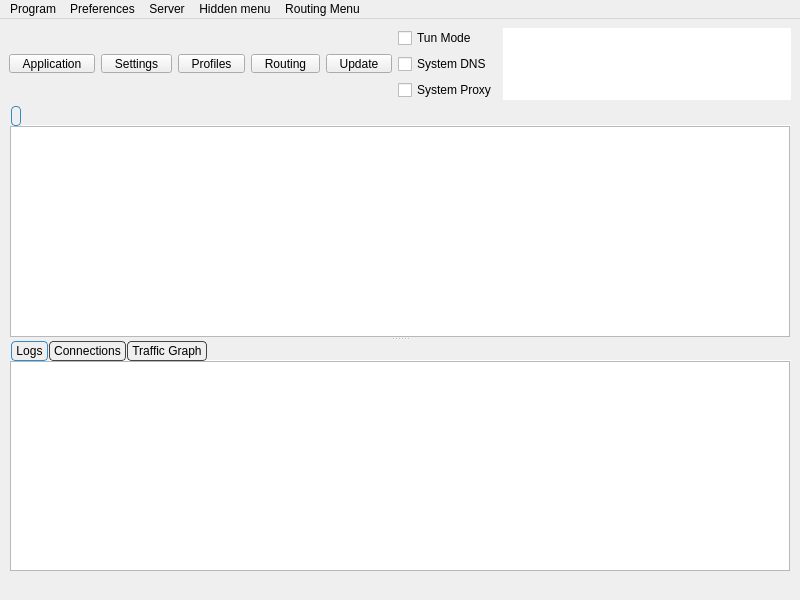
<?xml version="1.0" encoding="UTF-8"?>
<ui version="4.0">
 <class>MainWindow</class>
 <widget class="QMainWindow" name="MainWindow">
  <property name="geometry">
   <rect>
    <x>0</x>
    <y>0</y>
    <width>800</width>
    <height>600</height>
   </rect>
  </property>
  <property name="minimumSize">
   <size>
    <width>800</width>
    <height>600</height>
   </size>
  </property>
  <property name="windowTitle">
   <string notr="true">Throne SNI</string>
  </property>
  <widget class="QWidget" name="centralwidget">
   <layout class="QVBoxLayout" name="verticalLayout_3" stretch="0,0,0">
    <item>
     <layout class="QHBoxLayout" name="horizontalLayout_2">
      <item>
       <widget class="QToolButton" name="toolButton_program">
        <property name="minimumSize">
         <size>
          <width>0</width>
          <height>0</height>
         </size>
        </property>
        <property name="styleSheet">
         <string notr="true">QToolButton {
    padding-left: 8px;
    padding-right: 8px;
}

QToolButton::menu-indicator {
    subcontrol-origin: border;
    subcontrol-position: bottom right;
    right: 2px;
    bottom: 3px;
}</string>
        </property>
        <property name="text">
         <string>Application</string>
        </property>
        <property name="icon">
         <iconset theme="b-system-run"/>
        </property>
        <property name="iconSize">
         <size>
          <width>24</width>
          <height>24</height>
         </size>
        </property>
        <property name="popupMode">
         <enum>QToolButton::ToolButtonPopupMode::InstantPopup</enum>
        </property>
        <property name="toolButtonStyle">
         <enum>Qt::ToolButtonStyle::ToolButtonTextUnderIcon</enum>
        </property>
       </widget>
      </item>
      <item>
       <widget class="QToolButton" name="toolButton_preferences">
        <property name="minimumSize">
         <size>
          <width>0</width>
          <height>0</height>
         </size>
        </property>
        <property name="styleSheet">
         <string notr="true">QToolButton {
    padding-left: 8px;
    padding-right: 8px;
}

QToolButton::menu-indicator {
    subcontrol-origin: border;
    subcontrol-position: bottom right;
    right: 2px;
    bottom: 3px;
}</string>
        </property>
        <property name="text">
         <string>Settings</string>
        </property>
        <property name="icon">
         <iconset theme="b-preferences"/>
        </property>
        <property name="iconSize">
         <size>
          <width>24</width>
          <height>24</height>
         </size>
        </property>
        <property name="popupMode">
         <enum>QToolButton::ToolButtonPopupMode::InstantPopup</enum>
        </property>
        <property name="toolButtonStyle">
         <enum>Qt::ToolButtonStyle::ToolButtonTextUnderIcon</enum>
        </property>
       </widget>
      </item>
      <item>
       <widget class="QToolButton" name="toolButton_server">
        <property name="minimumSize">
         <size>
          <width>0</width>
          <height>0</height>
         </size>
        </property>
        <property name="styleSheet">
         <string notr="true">QToolButton {
    padding-left: 8px;
    padding-right: 8px;
}

QToolButton::menu-indicator {
    subcontrol-origin: border;
    subcontrol-position: bottom right;
    right: 2px;
    bottom: 3px;
}</string>
        </property>
        <property name="text">
         <string>Profiles</string>
        </property>
        <property name="icon">
         <iconset theme="b-network-server"/>
        </property>
        <property name="iconSize">
         <size>
          <width>24</width>
          <height>24</height>
         </size>
        </property>
        <property name="popupMode">
         <enum>QToolButton::ToolButtonPopupMode::InstantPopup</enum>
        </property>
        <property name="toolButtonStyle">
         <enum>Qt::ToolButtonStyle::ToolButtonTextUnderIcon</enum>
        </property>
       </widget>
      </item>
      <item>
       <widget class="QToolButton" name="toolButton_routing">
        <property name="minimumSize">
         <size>
          <width>0</width>
          <height>0</height>
         </size>
        </property>
        <property name="styleSheet">
         <string notr="true">QToolButton {
    padding-left: 8px;
    padding-right: 8px;
}

QToolButton::menu-indicator {
    subcontrol-origin: border;
    subcontrol-position: bottom right;
    right: 2px;
    bottom: 3px;
}</string>
        </property>
        <property name="text">
         <string>Routing</string>
        </property>
        <property name="icon">
         <iconset theme="b-network-routing"/>
        </property>
        <property name="iconSize">
         <size>
          <width>24</width>
          <height>24</height>
         </size>
        </property>
        <property name="popupMode">
         <enum>QToolButton::ToolButtonPopupMode::InstantPopup</enum>
        </property>
        <property name="toolButtonStyle">
         <enum>Qt::ToolButtonStyle::ToolButtonTextUnderIcon</enum>
        </property>
       </widget>
      </item>
      <item>
       <widget class="QToolButton" name="toolButton_update">
        <property name="minimumSize">
         <size>
          <width>0</width>
          <height>0</height>
         </size>
        </property>
        <property name="styleSheet">
         <string notr="true">QToolButton {
    padding-left: 8px;
    padding-right: 8px;
}

QToolButton::menu-indicator {
    subcontrol-origin: border;
    subcontrol-position: bottom right;
    right: 2px;
    bottom: 3px;
}</string>
        </property>
        <property name="text">
         <string>Update</string>
        </property>
        <property name="icon">
         <iconset theme="b-system-software-update"/>
        </property>
        <property name="iconSize">
         <size>
          <width>24</width>
          <height>24</height>
         </size>
        </property>
        <property name="popupMode">
         <enum>QToolButton::ToolButtonPopupMode::InstantPopup</enum>
        </property>
        <property name="toolButtonStyle">
         <enum>Qt::ToolButtonStyle::ToolButtonTextUnderIcon</enum>
        </property>
       </widget>
      </item>
      <item>
       <layout class="QVBoxLayout" name="verticalLayout_4">
        <item>
         <widget class="QCheckBox" name="checkBox_VPN">
          <property name="sizePolicy">
           <sizepolicy hsizetype="Minimum" vsizetype="Minimum">
            <horstretch>0</horstretch>
            <verstretch>0</verstretch>
           </sizepolicy>
          </property>
          <property name="text">
           <string>Tun Mode</string>
          </property>
         </widget>
        </item>
        <item>
         <widget class="QCheckBox" name="system_dns">
          <property name="text">
           <string>System DNS</string>
          </property>
         </widget>
        </item>
        <item>
         <widget class="QCheckBox" name="checkBox_SystemProxy">
          <property name="text">
           <string>System Proxy</string>
          </property>
         </widget>
        </item>
       </layout>
      </item>
      <item>
       <widget class="QTextBrowser" name="data_view">
        <property name="enabled">
         <bool>true</bool>
        </property>
        <property name="sizePolicy">
         <sizepolicy hsizetype="Expanding" vsizetype="Ignored">
          <horstretch>0</horstretch>
          <verstretch>0</verstretch>
         </sizepolicy>
        </property>
        <property name="minimumSize">
         <size>
          <width>0</width>
          <height>65</height>
         </size>
        </property>
        <property name="mouseTracking">
         <bool>false</bool>
        </property>
        <property name="focusPolicy">
         <enum>Qt::FocusPolicy::NoFocus</enum>
        </property>
        <property name="contextMenuPolicy">
         <enum>Qt::ContextMenuPolicy::NoContextMenu</enum>
        </property>
        <property name="acceptDrops">
         <bool>false</bool>
        </property>
        <property name="frameShape">
         <enum>QFrame::Shape::NoFrame</enum>
        </property>
        <property name="frameShadow">
         <enum>QFrame::Shadow::Sunken</enum>
        </property>
        <property name="verticalScrollBarPolicy">
         <enum>Qt::ScrollBarPolicy::ScrollBarAlwaysOff</enum>
        </property>
        <property name="horizontalScrollBarPolicy">
         <enum>Qt::ScrollBarPolicy::ScrollBarAlwaysOff</enum>
        </property>
        <property name="textInteractionFlags">
         <set>Qt::TextInteractionFlag::LinksAccessibleByKeyboard|Qt::TextInteractionFlag::LinksAccessibleByMouse</set>
        </property>
       </widget>
      </item>
     </layout>
    </item>
    <item>
     <widget class="QSplitter" name="splitter">
      <property name="orientation">
       <enum>Qt::Orientation::Vertical</enum>
      </property>
      <widget class="QTabWidget" name="tabWidget">
       <property name="styleSheet">
        <string notr="true">QTabWidget::tab-bar {
    left: 2px;
}

QTabBar {
    background: transparent;
    qproperty-drawBase: 0;
}

QTabBar::tab {
    border: 1px solid #444444;

    border-radius: 4px;
    padding: 2px 4px;
    margin-right: 1px;
}

QTabBar::tab:selected {
    border: 1px solid palette(highlight);
}

QTabBar::tab:!selected {
    border: 1px solid #444444;
}

QTabBar::tab:hover:!selected {
    border: 1px solid #444444;
}</string>
       </property>
       <property name="currentIndex">
        <number>0</number>
       </property>
       <property name="documentMode">
        <bool>true</bool>
       </property>
       <property name="movable">
        <bool>true</bool>
       </property>
       <widget class="QWidget" name="widget1">
        <attribute name="title">
         <string/>
        </attribute>
        <layout class="QGridLayout" name="gridLayout_2">
         <property name="leftMargin">
          <number>1</number>
         </property>
         <property name="topMargin">
          <number>0</number>
         </property>
         <property name="rightMargin">
          <number>1</number>
         </property>
         <property name="bottomMargin">
          <number>0</number>
         </property>
         <property name="spacing">
          <number>0</number>
         </property>
         <item row="0" column="0">
          <widget class="ProfilesTableView" name="profilesTableView">
           <property name="contextMenuPolicy">
            <enum>Qt::ContextMenuPolicy::CustomContextMenu</enum>
           </property>
           <property name="editTriggers">
            <set>QAbstractItemView::EditTrigger::NoEditTriggers</set>
           </property>
           <property name="alternatingRowColors">
            <bool>true</bool>
           </property>
           <property name="selectionBehavior">
            <enum>QAbstractItemView::SelectionBehavior::SelectRows</enum>
           </property>
           <property name="horizontalScrollMode">
            <enum>QAbstractItemView::ScrollMode::ScrollPerPixel</enum>
           </property>
           <property name="wordWrap">
            <bool>false</bool>
           </property>
           <attribute name="horizontalHeaderMinimumSectionSize">
            <number>16</number>
           </attribute>
           <attribute name="horizontalHeaderHighlightSections">
            <bool>false</bool>
           </attribute>
           <attribute name="horizontalHeaderShowSortIndicator" stdset="0">
            <bool>false</bool>
           </attribute>
           <attribute name="verticalHeaderDefaultSectionSize">
            <number>30</number>
           </attribute>
          </widget>
         </item>
        </layout>
       </widget>
      </widget>
      <widget class="QWidget" name="aaaaaaaaaaaaaaaaaa">
       <layout class="QVBoxLayout" name="aaaaaaaaaaaa" stretch="0">
        <item>
         <widget class="QWidget" name="down_tab" native="true">
          <layout class="QVBoxLayout" name="verticalLayout">
           <property name="spacing">
            <number>0</number>
           </property>
           <property name="leftMargin">
            <number>0</number>
           </property>
           <property name="topMargin">
            <number>0</number>
           </property>
           <property name="rightMargin">
            <number>0</number>
           </property>
           <property name="bottomMargin">
            <number>0</number>
           </property>
           <item>
            <widget class="QTabWidget" name="stats_widget">
             <property name="autoFillBackground">
              <bool>true</bool>
             </property>
             <property name="styleSheet">
              <string notr="true">QTabWidget::tab-bar {
    left: 2px;
}

QTabBar {
    background: transparent;
    qproperty-drawBase: 0;
}

QTabBar::tab {
    border: 1px solid #444444;

    border-radius: 4px;
    padding: 2px 4px;
    margin-right: 1px;
}

QTabBar::tab:selected {
    border: 1px solid palette(highlight);
}

QTabBar::tab:!selected {
    border: 1px solid #444444;
}

QTabBar::tab:hover:!selected {
    border: 1px solid #444444;
}</string>
             </property>
             <property name="tabPosition">
              <enum>QTabWidget::TabPosition::North</enum>
             </property>
             <property name="tabShape">
              <enum>QTabWidget::TabShape::Rounded</enum>
             </property>
             <property name="currentIndex">
              <number>0</number>
             </property>
             <property name="elideMode">
              <enum>Qt::TextElideMode::ElideNone</enum>
             </property>
             <property name="usesScrollButtons">
              <bool>true</bool>
             </property>
             <property name="documentMode">
              <bool>true</bool>
             </property>
             <property name="tabsClosable">
              <bool>false</bool>
             </property>
             <property name="movable">
              <bool>true</bool>
             </property>
             <property name="tabBarAutoHide">
              <bool>false</bool>
             </property>
             <widget class="QWidget" name="Logs">
              <property name="enabled">
               <bool>true</bool>
              </property>
              <attribute name="title">
               <string>Logs</string>
              </attribute>
              <layout class="QHBoxLayout" name="horizontalLayout_3" stretch="0">
               <property name="spacing">
                <number>0</number>
               </property>
               <property name="sizeConstraint">
                <enum>QLayout::SizeConstraint::SetDefaultConstraint</enum>
               </property>
               <property name="leftMargin">
                <number>1</number>
               </property>
               <property name="topMargin">
                <number>0</number>
               </property>
               <property name="rightMargin">
                <number>1</number>
               </property>
               <property name="bottomMargin">
                <number>0</number>
               </property>
               <item>
                <widget class="QTextBrowser" name="masterLogBrowser">
                 <property name="contextMenuPolicy">
                  <enum>Qt::ContextMenuPolicy::CustomContextMenu</enum>
                 </property>
                 <property name="openLinks">
                  <bool>false</bool>
                 </property>
                </widget>
               </item>
              </layout>
             </widget>
             <widget class="QWidget" name="connections_tab">
              <attribute name="title">
               <string>Connections</string>
              </attribute>
              <layout class="QHBoxLayout" name="horizontalLayout_4">
               <property name="spacing">
                <number>0</number>
               </property>
               <property name="sizeConstraint">
                <enum>QLayout::SizeConstraint::SetDefaultConstraint</enum>
               </property>
               <property name="leftMargin">
                <number>1</number>
               </property>
               <property name="topMargin">
                <number>0</number>
               </property>
               <property name="rightMargin">
                <number>1</number>
               </property>
               <property name="bottomMargin">
                <number>0</number>
               </property>
               <item>
                <widget class="QTableWidget" name="connections">
                 <property name="autoFillBackground">
                  <bool>false</bool>
                 </property>
                 <column>
                  <property name="text">
                   <string>Destination (Domain)</string>
                  </property>
                  <property name="toolTip">
                   <string>Click To Disable Sorting</string>
                  </property>
                 </column>
                 <column>
                  <property name="text">
                   <string>Process</string>
                  </property>
                  <property name="toolTip">
                   <string>Click To Sort By Process</string>
                  </property>
                 </column>
                 <column>
                  <property name="text">
                   <string>Protocol</string>
                  </property>
                  <property name="toolTip">
                   <string>Click To Sort By Protocol</string>
                  </property>
                 </column>
                 <column>
                  <property name="text">
                   <string>Outbound</string>
                  </property>
                  <property name="toolTip">
                   <string>Click To Sort By Outbound</string>
                  </property>
                 </column>
                 <column>
                  <property name="text">
                   <string>Traffic</string>
                  </property>
                  <property name="toolTip">
                   <string>Click To Toggle sort by Traffic</string>
                  </property>
                 </column>
                </widget>
               </item>
              </layout>
             </widget>
             <widget class="QWidget" name="graph_tab">
              <attribute name="title">
               <string>Traffic Graph</string>
              </attribute>
              <layout class="QHBoxLayout" name="horizontalLayout_6">
               <property name="spacing">
                <number>0</number>
               </property>
               <property name="sizeConstraint">
                <enum>QLayout::SizeConstraint::SetDefaultConstraint</enum>
               </property>
               <property name="leftMargin">
                <number>1</number>
               </property>
               <property name="topMargin">
                <number>0</number>
               </property>
               <property name="rightMargin">
                <number>1</number>
               </property>
               <property name="bottomMargin">
                <number>0</number>
               </property>
              </layout>
             </widget>
            </widget>
           </item>
          </layout>
         </widget>
        </item>
       </layout>
      </widget>
     </widget>
    </item>
    <item>
     <layout class="QHBoxLayout" name="horizontalLayout">
      <item>
       <widget class="QLabel" name="label_running">
        <property name="text">
         <string/>
        </property>
       </widget>
      </item>
      <item>
       <widget class="QLabel" name="label_inbound">
        <property name="text">
         <string/>
        </property>
        <property name="alignment">
         <set>Qt::AlignmentFlag::AlignLeading|Qt::AlignmentFlag::AlignLeft|Qt::AlignmentFlag::AlignVCenter</set>
        </property>
       </widget>
      </item>
      <item>
       <widget class="QLabel" name="label_speed">
        <property name="text">
         <string/>
        </property>
        <property name="alignment">
         <set>Qt::AlignmentFlag::AlignLeading|Qt::AlignmentFlag::AlignLeft|Qt::AlignmentFlag::AlignVCenter</set>
        </property>
       </widget>
      </item>
     </layout>
    </item>
   </layout>
  </widget>
  <widget class="QMenuBar" name="menubar">
   <property name="geometry">
    <rect>
     <x>0</x>
     <y>0</y>
     <width>800</width>
     <height>25</height>
    </rect>
   </property>
   <widget class="QMenu" name="menu_program">
    <property name="title">
     <string>Program</string>
    </property>
    <widget class="QMenu" name="menu_spmode">
     <property name="title">
      <string>System Proxy</string>
     </property>
     <addaction name="menu_spmode_system_proxy"/>
     <addaction name="menu_spmode_vpn"/>
     <addaction name="menu_spmode_disabled"/>
    </widget>
    <addaction name="actionHide_window"/>
    <addaction name="separator"/>
    <addaction name="menu_add_from_clipboard2"/>
    <addaction name="actionAdd_profile_from_File"/>
    <addaction name="menu_scan_qr"/>
    <addaction name="separator"/>
    <addaction name="actionStart_with_system"/>
    <addaction name="actionRemember_last_proxy"/>
    <addaction name="actionAllow_LAN"/>
    <addaction name="menu_spmode"/>
    <addaction name="separator"/>
    <addaction name="actionRestart_Proxy"/>
    <addaction name="actionRestart_Program"/>
    <addaction name="menu_exit"/>
   </widget>
   <widget class="QMenu" name="menu_preferences">
    <property name="title">
     <string>Preferences</string>
    </property>
    <addaction name="menu_manage_groups"/>
    <addaction name="menu_basic_settings"/>
    <addaction name="menu_routing_settings"/>
    <addaction name="menu_vpn_settings"/>
    <addaction name="menu_hotkey_settings"/>
    <addaction name="menu_open_config_folder"/>
   </widget>
   <widget class="QMenu" name="menu_server">
    <property name="title">
     <string>Server</string>
    </property>
    <widget class="QMenu" name="menu_share_item">
     <property name="title">
      <string>Share</string>
     </property>
     <addaction name="menu_qr"/>
     <addaction name="menu_export_config"/>
     <addaction name="actionExport_Xray_config"/>
     <addaction name="separator"/>
     <addaction name="menu_copy_links"/>
     <addaction name="menu_copy_links_nkr"/>
     <addaction name="actionCopy_Test_Result"/>
    </widget>
    <addaction name="menu_add_from_input"/>
    <addaction name="menu_add_from_clipboard"/>
    <addaction name="separator"/>
    <addaction name="menu_start"/>
    <addaction name="menu_connect_snispoof"/>
    <addaction name="menu_stop"/>
    <addaction name="separator"/>
    <addaction name="menu_select_all"/>
    <addaction name="menu_clone"/>
    <addaction name="menu_reset_traffic"/>
    <addaction name="menu_delete"/>
    <addaction name="menu_share_item"/>
    <addaction name="separator"/>
    <addaction name="actionUrl_Test_Selected"/>
    <addaction name="menu_resolve_selected"/>
    <addaction name="actionClear_Test_Result"/>
    <addaction name="actionSpeedtest_Current"/>
    <addaction name="actionSpeedtest_Selected"/>
    <addaction name="actionResolve_Selected_Out_IP"/>
   </widget>
   <widget class="QMenu" name="menuHidden_menu">
    <property name="title">
     <string>Hidden menu</string>
    </property>
    <addaction name="menu_update_subscription"/>
    <addaction name="menu_resolve_domain"/>
    <addaction name="menu_remove_invalid"/>
    <addaction name="actionUrl_Test_Group"/>
    <addaction name="menu_remove_unavailable"/>
    <addaction name="menu_clear_test_result"/>
    <addaction name="menu_delete_repeat"/>
    <addaction name="actionSpeedtest_Group"/>
    <addaction name="actionResolve_Out_IP"/>
    <addaction name="actionRefresh_Column_Widths"/>
   </widget>
   <widget class="QMenu" name="menuRouting_Menu">
    <property name="title">
     <string>Routing Menu</string>
    </property>
   </widget>
   <addaction name="menu_program"/>
   <addaction name="menu_preferences"/>
   <addaction name="menu_server"/>
   <addaction name="menuHidden_menu"/>
   <addaction name="menuRouting_Menu"/>
  </widget>
  <action name="menu_exit">
   <property name="text">
    <string>Exit</string>
   </property>
  </action>
  <action name="actionShow_window">
   <property name="text">
    <string>Show Window</string>
   </property>
  </action>
  <action name="menu_basic_settings">
   <property name="text">
    <string>Basic Settings</string>
   </property>
  </action>
  <action name="menu_add_from_input">
   <property name="text">
    <string>New profile</string>
   </property>
   <property name="shortcut">
    <string notr="true">Ctrl+N</string>
   </property>
  </action>
  <action name="menu_manage_groups">
   <property name="text">
    <string>Groups</string>
   </property>
  </action>
  <action name="menu_start">
   <property name="text">
    <string>Start</string>
   </property>
   <property name="shortcut">
    <string notr="true">Return</string>
   </property>
  </action>
  <action name="menu_stop">
   <property name="text">
    <string>Stop</string>
   </property>
   <property name="shortcut">
    <string notr="true">Ctrl+S</string>
   </property>
  </action>
  <action name="menu_connect_snispoof">
   <property name="text">
    <string>Connect via SNI Spoof</string>
   </property>
  </action>
  <action name="menu_routing_settings">
   <property name="text">
    <string>Routing Settings</string>
   </property>
  </action>
  <action name="menu_add_from_clipboard">
   <property name="text">
    <string>Add profile from clipboard</string>
   </property>
   <property name="shortcut">
    <string notr="true">Ctrl+V</string>
   </property>
  </action>
  <action name="menu_delete">
   <property name="text">
    <string>Delete</string>
   </property>
   <property name="shortcut">
    <string notr="true">Del</string>
   </property>
  </action>
  <action name="menu_add_from_clipboard2">
   <property name="text">
    <string>Add profile from clipboard</string>
   </property>
  </action>
  <action name="menu_profile_debug_info">
   <property name="text">
    <string>Debug Info</string>
   </property>
  </action>
  <action name="menu_qr">
   <property name="text">
    <string>QR Code and link</string>
   </property>
   <property name="shortcut">
    <string notr="true">Ctrl+Q</string>
   </property>
  </action>
  <action name="menu_copy_link">
   <property name="text">
    <string>Copy Link</string>
   </property>
  </action>
  <action name="menu_tcp_ping">
   <property name="text">
    <string notr="true">Tcp Ping</string>
   </property>
   <property name="shortcut">
    <string notr="true">Ctrl+Shift+T</string>
   </property>
  </action>
  <action name="menu_url_test">
   <property name="text">
    <string notr="true">Url Test</string>
   </property>
   <property name="shortcut">
    <string notr="true">Ctrl+Shift+U</string>
   </property>
  </action>
  <action name="menu_clear_test_result">
   <property name="text">
    <string>Clear Test Result</string>
   </property>
   <property name="shortcut">
    <string notr="true">Ctrl+Shift+C</string>
   </property>
  </action>
  <action name="menu_export_config">
   <property name="text">
    <string>Export Sing-box config</string>
   </property>
   <property name="shortcut">
    <string notr="true">Ctrl+E</string>
   </property>
  </action>
  <action name="menu_reset_traffic">
   <property name="text">
    <string>Reset Traffic</string>
   </property>
   <property name="shortcut">
    <string notr="true">Ctrl+R</string>
   </property>
  </action>
  <action name="menu_scan_qr">
   <property name="text">
    <string>Scan QR Code</string>
   </property>
   <property name="shortcut">
    <string notr="true">Ctrl+Shift+Q</string>
   </property>
  </action>
  <action name="menu_spmode_system_proxy">
   <property name="checkable">
    <bool>true</bool>
   </property>
   <property name="text">
    <string>Enable System Proxy</string>
   </property>
  </action>
  <action name="menu_spmode_disabled">
   <property name="checkable">
    <bool>true</bool>
   </property>
   <property name="text">
    <string>Disable</string>
   </property>
  </action>
  <action name="menu_delete_repeat">
   <property name="text">
    <string>Remove Duplicates</string>
   </property>
   <property name="shortcut">
    <string notr="true">Ctrl+Shift+D</string>
   </property>
  </action>
  <action name="actionfake">
   <property name="text">
    <string>fake</string>
   </property>
   <property name="visible">
    <bool>false</bool>
   </property>
  </action>
  <action name="menu_move">
   <property name="text">
    <string>Move</string>
   </property>
   <property name="shortcut">
    <string notr="true">Ctrl+M</string>
   </property>
  </action>
  <action name="actionStart_with_system">
   <property name="checkable">
    <bool>true</bool>
   </property>
   <property name="text">
    <string>Start with system</string>
   </property>
  </action>
  <action name="actionRemember_last_proxy">
   <property name="checkable">
    <bool>true</bool>
   </property>
   <property name="text">
    <string>Remember last profile</string>
   </property>
  </action>
  <action name="actionAllow_LAN">
   <property name="checkable">
    <bool>true</bool>
   </property>
   <property name="text">
    <string>Allow other devices to connect</string>
   </property>
  </action>
  <action name="menu_remove_unavailable">
   <property name="text">
    <string>Remove Unavailable</string>
   </property>
   <property name="shortcut">
    <string notr="true">Ctrl+Shift+R</string>
   </property>
  </action>
  <action name="menu_full_test">
   <property name="text">
    <string>Full Test</string>
   </property>
   <property name="shortcut">
    <string notr="true">Ctrl+Shift+F</string>
   </property>
  </action>
  <action name="menu_hotkey_settings">
   <property name="text">
    <string>Hotkey Settings</string>
   </property>
  </action>
  <action name="menu_select_all">
   <property name="text">
    <string>Select All</string>
   </property>
   <property name="shortcut">
    <string notr="true">Ctrl+A</string>
   </property>
  </action>
  <action name="menu_copy_links_nkr">
   <property name="text">
    <string>Copy links of selected (Json Links)</string>
   </property>
   <property name="shortcut">
    <string notr="true">Ctrl+Alt+C</string>
   </property>
  </action>
  <action name="actionfake_2">
   <property name="text">
    <string>fake</string>
   </property>
   <property name="visible">
    <bool>false</bool>
   </property>
  </action>
  <action name="actionfake_3">
   <property name="text">
    <string>fake</string>
   </property>
   <property name="visible">
    <bool>false</bool>
   </property>
  </action>
  <action name="menu_copy_links">
   <property name="text">
    <string>Copy links of selected</string>
   </property>
   <property name="shortcut">
    <string notr="true">Ctrl+C</string>
   </property>
  </action>
  <action name="menu_spmode_vpn">
   <property name="checkable">
    <bool>true</bool>
   </property>
   <property name="text">
    <string>Enable Tun</string>
   </property>
  </action>
  <action name="menu_clone">
   <property name="text">
    <string>Clone</string>
   </property>
   <property name="shortcut">
    <string notr="true">Ctrl+D</string>
   </property>
  </action>
  <action name="menu_update_subscription">
   <property name="text">
    <string>Update subscription</string>
   </property>
   <property name="shortcut">
    <string notr="true">Ctrl+U</string>
   </property>
   <property name="visible">
    <bool>true</bool>
   </property>
  </action>
  <action name="menu_resolve_domain">
   <property name="text">
    <string>Resolve domain</string>
   </property>
   <property name="shortcut">
    <string notr="true">Ctrl+Shift+I</string>
   </property>
  </action>
  <action name="menu_vpn_settings">
   <property name="text">
    <string>Tun Settings</string>
   </property>
  </action>
  <action name="actionRestart_Program">
   <property name="text">
    <string>Restart Program</string>
   </property>
  </action>
  <action name="menu_open_config_folder">
   <property name="text">
    <string>Open Config Folder</string>
   </property>
  </action>
  <action name="actionfake_4">
   <property name="text">
    <string notr="true">fake</string>
   </property>
   <property name="visible">
    <bool>false</bool>
   </property>
  </action>
  <action name="actionfake_5">
   <property name="text">
    <string notr="true">fake</string>
   </property>
   <property name="visible">
    <bool>false</bool>
   </property>
  </action>
  <action name="actionRestart_Proxy">
   <property name="text">
    <string>Restart Core</string>
   </property>
  </action>
  <action name="menu_stop_testing">
   <property name="text">
    <string>Stop Testing</string>
   </property>
   <property name="shortcut">
    <string notr="true">Ctrl+.</string>
   </property>
  </action>
  <action name="actionUrl_Test_Selected">
   <property name="text">
    <string>Url Test Selected</string>
   </property>
   <property name="shortcut">
    <string notr="true">Ctrl+Shift+S</string>
   </property>
   <property name="visible">
    <bool>true</bool>
   </property>
  </action>
  <action name="actionUrl_Test_Group">
   <property name="enabled">
    <bool>true</bool>
   </property>
   <property name="text">
    <string>Url Test Group</string>
   </property>
   <property name="shortcut">
    <string notr="true">Ctrl+Shift+G</string>
   </property>
   <property name="visible">
    <bool>true</bool>
   </property>
  </action>
  <action name="menu_resolve_selected">
   <property name="text">
    <string>Resolve Selected Domain</string>
   </property>
   <property name="visible">
    <bool>true</bool>
   </property>
  </action>
  <action name="menu_remove_invalid">
   <property name="text">
    <string>Remove Invalid</string>
   </property>
   <property name="shortcut">
    <string notr="true">Ctrl+Alt+I</string>
   </property>
   <property name="menuRole">
    <enum>QAction::MenuRole::TextHeuristicRole</enum>
   </property>
  </action>
  <action name="menu_open_routing_manager">
   <property name="text">
    <string>Open Manager</string>
   </property>
  </action>
  <action name="actionSpeedtest_Current">
   <property name="text">
    <string>Speedtest Current</string>
   </property>
   <property name="shortcut">
    <string notr="true">F6</string>
   </property>
  </action>
  <action name="actionSpeedtest_Selected">
   <property name="text">
    <string>Speedtest Selected</string>
   </property>
   <property name="shortcut">
    <string notr="true">Ctrl+Shift+P</string>
   </property>
  </action>
  <action name="actionSpeedtest_Group">
   <property name="text">
    <string>Speedtest Group</string>
   </property>
   <property name="shortcut">
    <string notr="true">Ctrl+Alt+P</string>
   </property>
  </action>
  <action name="actionHide_window">
   <property name="text">
    <string>Hide window</string>
   </property>
   <property name="shortcut">
    <string notr="true">Ctrl+H</string>
   </property>
  </action>
  <action name="actionAdd_profile_from_File">
   <property name="text">
    <string>Add profile from File</string>
   </property>
   <property name="shortcut">
    <string notr="true">Ctrl+O</string>
   </property>
  </action>
  <action name="actionResolve_Out_IP">
   <property name="text">
    <string>Resolve Out IP</string>
   </property>
  </action>
  <action name="actionResolve_Selected_Out_IP">
   <property name="text">
    <string>Resolve Selected Out IP</string>
   </property>
  </action>
  <action name="actionRefresh_Column_Widths">
   <property name="text">
    <string>Refresh Column Widths</string>
   </property>
  </action>
  <action name="actionExport_Xray_config">
   <property name="text">
    <string>Export Xray config</string>
   </property>
  </action>
  <action name="actionCopy_Test_Result">
   <property name="text">
    <string>Copy Test Result</string>
   </property>
  </action>
  <action name="actionClear_Test_Result">
   <property name="text">
    <string>Clear Test Result</string>
   </property>
  </action>
 </widget>
 <customwidgets>
  <customwidget>
   <class>ProfilesTableView</class>
   <extends>QTableView</extends>
   <header>include/ui/utils/ProfilesTableView.h</header>
  </customwidget>
 </customwidgets>
 <resources/>
 <connections/>
</ui>
